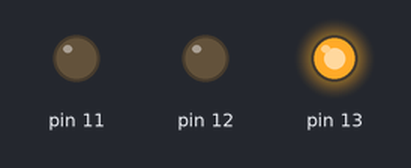
Bench run of a sketch on a simulated Arduino Uno, built with avr-gcc and run on an emulated ATmega328P. On the bench: output pins drawn as LEDs (lit = HIGH).

Above: at 0.6 s.
At 1.5 s:
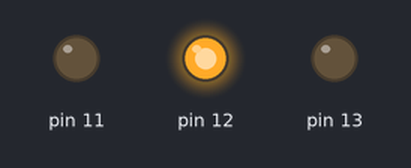
At 2.4 s:
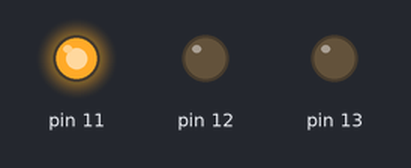
Timing chart, 0 to 3.0 s (numbered marks = the images above):
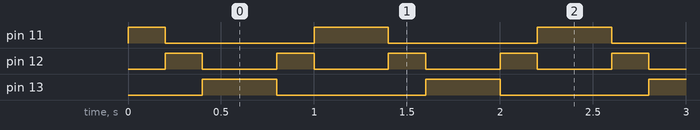

Measured:
- by itself, pin 11: repeats every 1.2 s: LOW 0.80 s, HIGH 0.40 s
- by itself, pin 12: alternates HIGH for 0.20 s and LOW for 0.40 s
- by itself, pin 13: alternates HIGH for 0.40 s and LOW for 0.80 s

The sketch:

terrific_juttuli_elzing1.ino
```cpp
// C++ code
//
int timer = 200;

void setup()
{
  for (int pin = 11; pin < 14; pin++) {
    pinMode(pin, OUTPUT);
  }
}

void loop()
{
  for (int pin = 11; pin < 14; pin++) {
    digitalWrite(pin, HIGH);
    delay(timer);
    digitalWrite(pin, LOW);
  }

  for (int pin = 13; pin >= 11; pin--) {
    digitalWrite(pin, HIGH);
    delay(timer);
    digitalWrite(pin, LOW);
  }
}
```
